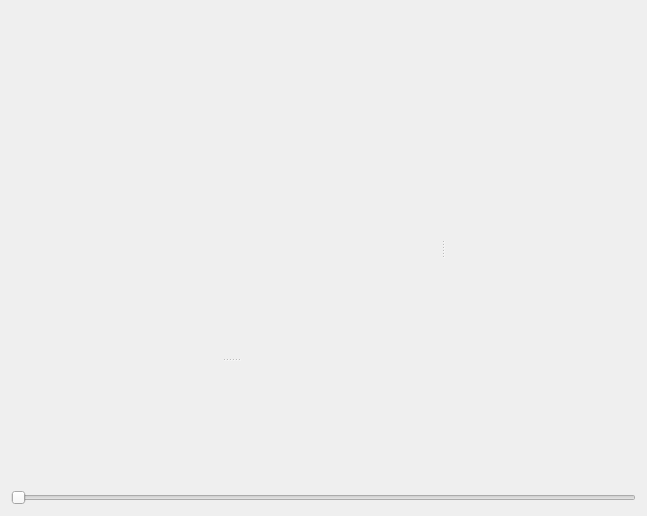
<?xml version="1.0" encoding="UTF-8"?>
<ui version="4.0">
 <class>Form</class>
 <widget class="QWidget" name="Form">
  <property name="geometry">
   <rect>
    <x>0</x>
    <y>0</y>
    <width>647</width>
    <height>516</height>
   </rect>
  </property>
  <property name="windowTitle">
   <string>Form</string>
  </property>
  <layout class="QVBoxLayout" name="verticalLayout">
   <item>
    <widget class="QWidget" name="widget" native="true">
     <property name="sizePolicy">
      <sizepolicy hsizetype="Expanding" vsizetype="Expanding">
       <horstretch>0</horstretch>
       <verstretch>0</verstretch>
      </sizepolicy>
     </property>
     <layout class="QHBoxLayout" name="horizontalLayout">
      <item>
       <widget class="QSplitter" name="splitter">
        <property name="orientation">
         <enum>Qt::Horizontal</enum>
        </property>
        <widget class="QWidget" name="widget_2" native="true">
         <layout class="QVBoxLayout" name="verticalLayout_2">
          <item>
           <widget class="QSplitter" name="splitter_2">
            <property name="orientation">
             <enum>Qt::Vertical</enum>
            </property>
            <widget class="GraphicsLayoutWidget" name="plot2DWidget" native="true">
             <property name="minimumSize">
              <size>
               <width>300</width>
               <height>300</height>
              </size>
             </property>
            </widget>
            <widget class="GraphicsLayoutWidget" name="plot1DWidget" native="true">
             <property name="minimumSize">
              <size>
               <width>0</width>
               <height>100</height>
              </size>
             </property>
             <property name="maximumSize">
              <size>
               <width>16777215</width>
               <height>200</height>
              </size>
             </property>
            </widget>
           </widget>
          </item>
         </layout>
        </widget>
        <widget class="GraphicsLayoutWidget" name="plotHistoWidget" native="true">
         <property name="minimumSize">
          <size>
           <width>130</width>
           <height>0</height>
          </size>
         </property>
         <property name="maximumSize">
          <size>
           <width>200</width>
           <height>16777215</height>
          </size>
         </property>
        </widget>
       </widget>
      </item>
     </layout>
    </widget>
   </item>
   <item>
    <widget class="RangeSlider" name="rangeSlider">
     <property name="orientation">
      <enum>Qt::Horizontal</enum>
     </property>
    </widget>
   </item>
  </layout>
 </widget>
 <customwidgets>
  <customwidget>
   <class>GraphicsLayoutWidget</class>
   <extends>QWidget</extends>
   <header location="global">pyqtgraph</header>
   <container>1</container>
  </customwidget>
  <customwidget>
   <class>RangeSlider</class>
   <extends>QSlider</extends>
   <header location="global">qtrangeslider</header>
  </customwidget>
 </customwidgets>
 <resources/>
 <connections/>
</ui>
